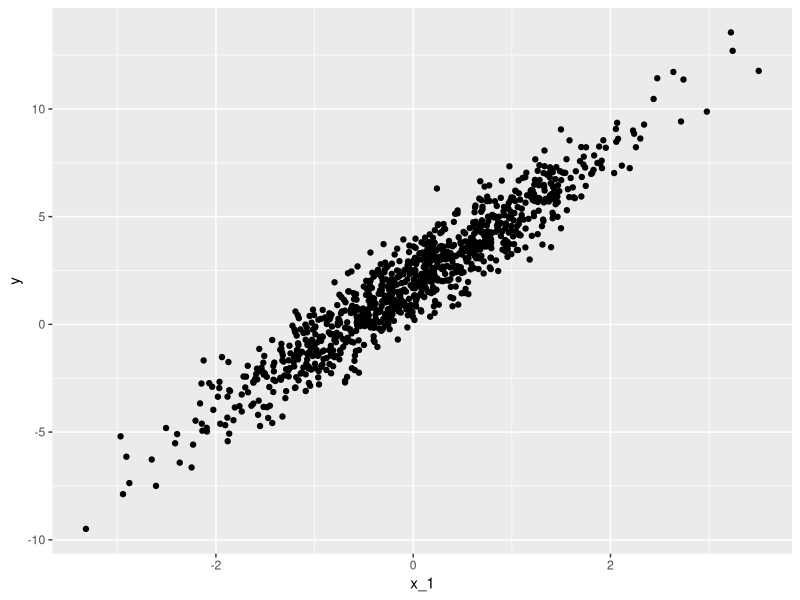

Reproduce this figure in R.
##regressions tutorial 1

x = rnorm(10, mean = 2, sd = 3)
mean(x)   #why is this value not 2, in the tutorial?
sd(x)
print(x)

set.seed(42) #b/c 6*9?
rnorm(10)



###data simulation process
beta_0 = 2
beta_1 = 3
sigma = 1
n_obs = 1000

x_1 = as.numeric(scale(rnorm(n_obs)))


y = beta_0 + beta_1*x_1 + rnorm(n_obs, mean = 0, sd = sigma)

library(tidyverse)

# y: the predicted values
ggplot(data = NULL, aes(x_1, y)) + geom_point()

fit1 = lm(y~x_1) #how well x_1 predicts y

fit1$coefficients
sd(fit1$residuals)
#my coefs values and sd of residuals is *slightly* different than in the pdf. not sure if this is a problem


###Practice Exercise #1
#1a
beta_0a = 5
beta_1a = 7
beta_2a = 5
beta_3a = 3
sigma_a = 1
n_obs_a = 5000

x_1a = as.numeric(scale(rnorm(n_obs_a)))
x_2a = as.numeric(scale(rnorm(n_obs_a)))
x_3a = as.numeric(scale(rnorm(n_obs_a)))

data = data.frame(x_1a, x_2a, x_3a)
head(data)

data$y_a = beta_0a + beta_1a*x_1a + beta_2a*x_2a + beta_3a*x_3a + rnorm(n_obs_a, mean = 0, sd = sigma_a)
head(data)

fit1a = lm(y_a~x_1a+x_2a+x_3a, data = data)
fit1a$coefficients

#writing the function to simulate data
fx_lms = function(n_obs, beta_0, beta_1, beta_2, beta_3, sigma){
  data = data.frame(x_1 = as.numeric(scale(rnorm(n_obs))),
                    x_2 = as.numeric(scale(rnorm(n_obs))),
                    x_3 = as.numeric(scale(rnorm(n_obs))))
  
  data$y = beta_0 + beta_1*x_1 + beta_2*x_2 + beta_3*x_3 + rnorm(n_obs, mean = 0, sd = sigma)
  
  fit = lm(y~x_1+x_2+x_3, data = data)
  
  output <- data.frame(beta_0, beta_0_hat = NA,
                       beta_1, beta_1_hat = NA,
                       beta_2, beta_2_hat = NA,
                       beta_3, beta_3_hat = NA,
                       sigma, sigma_hat = NA)
  
  output[, c("beta_0", "beta_1", "beta_2", "beta_3")] <- c(beta_0, beta_1, beta_2, beta_3)
  output[, c("beta_0_hat", "beta_1_hat", "beta_2_hat", "beta_3_hat")] <- fit$coef
  output$sigma_hat <- sd(fit$resid)
  output
  
}


####skipping the simulations for now. 


mysleep = sleep
levels(mysleep$group) = c("pre", "post")
head(mysleep)

m1 = lm(extra~group, data = mysleep)
summary(m1)


mysleep %>% group_by(group) %>%summarize(mean = mean(extra))

mysleep = mysleep %>% mutate(group.num = as.numeric(group) - 1)
head(mysleep)
view(mysleep)

#Practice Exercise 3
mysleep = mysleep %>% mutate(group.c = scale(as.numeric(group)))
summary(mysleep)
